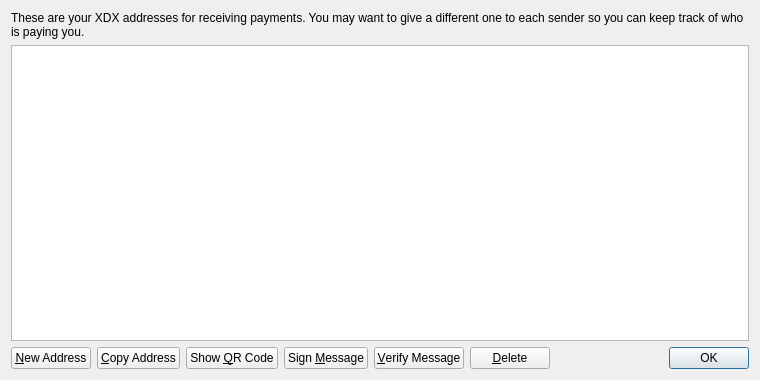
<?xml version="1.0" encoding="UTF-8"?>
<ui version="4.0">
 <class>AddressBookPage</class>
 <widget class="QWidget" name="AddressBookPage">
  <property name="geometry">
   <rect>
    <x>0</x>
    <y>0</y>
    <width>760</width>
    <height>380</height>
   </rect>
  </property>
  <property name="windowTitle">
   <string>Address Book</string>
  </property>
  <layout class="QVBoxLayout" name="verticalLayout">
   <item>
    <widget class="QLabel" name="labelExplanation">
     <property name="text">
      <string>These are your XDX addresses for receiving payments. You may want to give a different one to each sender so you can keep track of who is paying you.</string>
     </property>
     <property name="textFormat">
      <enum>Qt::PlainText</enum>
     </property>
     <property name="wordWrap">
      <bool>true</bool>
     </property>
    </widget>
   </item>
   <item>
    <widget class="QTableView" name="tableView">
     <property name="contextMenuPolicy">
      <enum>Qt::CustomContextMenu</enum>
     </property>
     <property name="toolTip">
      <string>Double-click to edit address or label</string>
     </property>
     <property name="tabKeyNavigation">
      <bool>false</bool>
     </property>
     <property name="alternatingRowColors">
      <bool>true</bool>
     </property>
     <property name="selectionMode">
      <enum>QAbstractItemView::SingleSelection</enum>
     </property>
     <property name="selectionBehavior">
      <enum>QAbstractItemView::SelectRows</enum>
     </property>
     <property name="sortingEnabled">
      <bool>true</bool>
     </property>
     <attribute name="verticalHeaderVisible">
      <bool>false</bool>
     </attribute>
    </widget>
   </item>
   <item>
    <layout class="QHBoxLayout" name="horizontalLayout">
     <item>
      <widget class="QPushButton" name="newAddressButton">
       <property name="toolTip">
        <string>Create a new address</string>
       </property>
       <property name="text">
        <string>&amp;New Address</string>
       </property>
       <property name="icon">
        <iconset resource="../bitcoin.qrc">
         <normaloff>:/icons/add</normaloff>:/icons/add</iconset>
       </property>
      </widget>
     </item>
     <item>
      <widget class="QPushButton" name="copyToClipboard">
       <property name="toolTip">
        <string>Copy the currently selected address to the system clipboard</string>
       </property>
       <property name="text">
        <string>&amp;Copy Address</string>
       </property>
       <property name="icon">
        <iconset resource="../bitcoin.qrc">
         <normaloff>:/icons/editcopy</normaloff>:/icons/editcopy</iconset>
       </property>
      </widget>
     </item>
     <item>
      <widget class="QPushButton" name="showQRCode">
       <property name="text">
        <string>Show &amp;QR Code</string>
       </property>
       <property name="icon">
        <iconset resource="../bitcoin.qrc">
         <normaloff>:/icons/qrcode</normaloff>:/icons/qrcode</iconset>
       </property>
      </widget>
     </item>
     <item>
      <widget class="QPushButton" name="signMessage">
       <property name="toolTip">
        <string>Sign a message to prove you own a XDX address</string>
       </property>
       <property name="text">
        <string>Sign &amp;Message</string>
       </property>
       <property name="icon">
        <iconset resource="../bitcoin.qrc">
         <normaloff>:/icons/edit</normaloff>:/icons/edit</iconset>
       </property>
      </widget>
     </item>
     <item>
      <widget class="QPushButton" name="verifyMessage">
       <property name="toolTip">
        <string>Verify a message to ensure it was signed with a specified XDX address</string>
       </property>
       <property name="text">
        <string>&amp;Verify Message</string>
       </property>
       <property name="icon">
        <iconset resource="../bitcoin.qrc">
         <normaloff>:/icons/transaction_0</normaloff>:/icons/transaction_0</iconset>
       </property>
      </widget>
     </item>
     <item>
      <widget class="QPushButton" name="deleteButton">
       <property name="toolTip">
        <string>Delete the currently selected address from the list</string>
       </property>
       <property name="text">
        <string>&amp;Delete</string>
       </property>
       <property name="icon">
        <iconset resource="../bitcoin.qrc">
         <normaloff>:/icons/remove</normaloff>:/icons/remove</iconset>
       </property>
      </widget>
     </item>
     <item>
      <spacer name="horizontalSpacer">
       <property name="orientation">
        <enum>Qt::Horizontal</enum>
       </property>
       <property name="sizeHint" stdset="0">
        <size>
         <width>40</width>
         <height>20</height>
        </size>
       </property>
      </spacer>
     </item>
     <item>
      <widget class="QDialogButtonBox" name="buttonBox">
       <property name="sizePolicy">
        <sizepolicy hsizetype="Maximum" vsizetype="Fixed">
         <horstretch>0</horstretch>
         <verstretch>0</verstretch>
        </sizepolicy>
       </property>
       <property name="standardButtons">
        <set>QDialogButtonBox::Ok</set>
       </property>
      </widget>
     </item>
    </layout>
   </item>
  </layout>
 </widget>
 <resources>
  <include location="../bitcoin.qrc"/>
 </resources>
 <connections/>
</ui>
